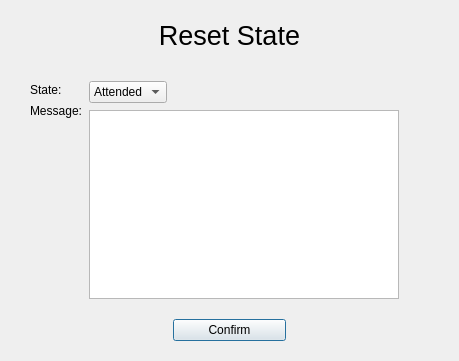
<?xml version="1.0" encoding="UTF-8"?>
<ui version="4.0">
 <class>Dialog</class>
 <widget class="QDialog" name="Dialog">
  <property name="geometry">
   <rect>
    <x>0</x>
    <y>0</y>
    <width>459</width>
    <height>361</height>
   </rect>
  </property>
  <property name="windowTitle">
   <string>Dialog</string>
  </property>
  <layout class="QGridLayout" name="gridLayout">
   <property name="leftMargin">
    <number>30</number>
   </property>
   <property name="topMargin">
    <number>20</number>
   </property>
   <property name="rightMargin">
    <number>30</number>
   </property>
   <property name="bottomMargin">
    <number>20</number>
   </property>
   <item row="0" column="0">
    <layout class="QVBoxLayout" name="verticalLayout_3">
     <property name="spacing">
      <number>20</number>
     </property>
     <property name="topMargin">
      <number>0</number>
     </property>
     <item>
      <widget class="QLabel" name="header_label">
       <property name="font">
        <font>
         <pointsize>20</pointsize>
        </font>
       </property>
       <property name="text">
        <string>Reset State</string>
       </property>
       <property name="alignment">
        <set>Qt::AlignCenter</set>
       </property>
      </widget>
     </item>
     <item>
      <layout class="QHBoxLayout" name="horizontalLayout_2">
       <property name="spacing">
        <number>7</number>
       </property>
       <property name="topMargin">
        <number>10</number>
       </property>
       <item>
        <layout class="QVBoxLayout" name="verticalLayout">
         <property name="topMargin">
          <number>2</number>
         </property>
         <item>
          <widget class="QLabel" name="label_2">
           <property name="sizePolicy">
            <sizepolicy hsizetype="Fixed" vsizetype="Preferred">
             <horstretch>0</horstretch>
             <verstretch>0</verstretch>
            </sizepolicy>
           </property>
           <property name="text">
            <string>State:</string>
           </property>
          </widget>
         </item>
         <item>
          <widget class="QLabel" name="label_3">
           <property name="text">
            <string>Message:</string>
           </property>
           <property name="alignment">
            <set>Qt::AlignLeading|Qt::AlignLeft|Qt::AlignTop</set>
           </property>
          </widget>
         </item>
         <item>
          <spacer name="verticalSpacer">
           <property name="orientation">
            <enum>Qt::Vertical</enum>
           </property>
           <property name="sizeHint" stdset="0">
            <size>
             <width>20</width>
             <height>40</height>
            </size>
           </property>
          </spacer>
         </item>
        </layout>
       </item>
       <item>
        <layout class="QVBoxLayout" name="verticalLayout_2">
         <property name="rightMargin">
          <number>30</number>
         </property>
         <item>
          <layout class="QHBoxLayout" name="horizontalLayout">
           <item>
            <widget class="QComboBox" name="comboBox">
             <property name="sizePolicy">
              <sizepolicy hsizetype="Fixed" vsizetype="Fixed">
               <horstretch>0</horstretch>
               <verstretch>0</verstretch>
              </sizepolicy>
             </property>
             <item>
              <property name="text">
               <string>Attended</string>
              </property>
             </item>
             <item>
              <property name="text">
               <string>Absent</string>
              </property>
             </item>
            </widget>
           </item>
           <item>
            <spacer name="horizontalSpacer_2">
             <property name="orientation">
              <enum>Qt::Horizontal</enum>
             </property>
             <property name="sizeHint" stdset="0">
              <size>
               <width>40</width>
               <height>20</height>
              </size>
             </property>
            </spacer>
           </item>
          </layout>
         </item>
         <item>
          <widget class="QTextEdit" name="textEdit"/>
         </item>
        </layout>
       </item>
      </layout>
     </item>
     <item>
      <layout class="QHBoxLayout" name="horizontalLayout_3">
       <property name="spacing">
        <number>7</number>
       </property>
       <property name="leftMargin">
        <number>30</number>
       </property>
       <property name="topMargin">
        <number>0</number>
       </property>
       <property name="rightMargin">
        <number>30</number>
       </property>
       <property name="bottomMargin">
        <number>0</number>
       </property>
       <item>
        <spacer name="horizontalSpacer">
         <property name="orientation">
          <enum>Qt::Horizontal</enum>
         </property>
         <property name="sizeHint" stdset="0">
          <size>
           <width>40</width>
           <height>20</height>
          </size>
         </property>
        </spacer>
       </item>
       <item>
        <widget class="QPushButton" name="pushButton">
         <property name="sizePolicy">
          <sizepolicy hsizetype="MinimumExpanding" vsizetype="Fixed">
           <horstretch>0</horstretch>
           <verstretch>0</verstretch>
          </sizepolicy>
         </property>
         <property name="maximumSize">
          <size>
           <width>300</width>
           <height>16777215</height>
          </size>
         </property>
         <property name="text">
          <string>Confirm</string>
         </property>
        </widget>
       </item>
       <item>
        <spacer name="horizontalSpacer_3">
         <property name="orientation">
          <enum>Qt::Horizontal</enum>
         </property>
         <property name="sizeHint" stdset="0">
          <size>
           <width>40</width>
           <height>20</height>
          </size>
         </property>
        </spacer>
       </item>
      </layout>
     </item>
    </layout>
   </item>
  </layout>
 </widget>
 <resources/>
 <connections>
  <connection>
   <sender>pushButton</sender>
   <signal>clicked()</signal>
   <receiver>Dialog</receiver>
   <slot>confirmReset()</slot>
   <hints>
    <hint type="sourcelabel">
     <x>148</x>
     <y>323</y>
    </hint>
    <hint type="destinationlabel">
     <x>152</x>
     <y>401</y>
    </hint>
   </hints>
  </connection>
  <connection>
   <sender>comboBox</sender>
   <signal>currentIndexChanged(QString)</signal>
   <receiver>Dialog</receiver>
   <slot>editState()</slot>
   <hints>
    <hint type="sourcelabel">
     <x>174</x>
     <y>97</y>
    </hint>
    <hint type="destinationlabel">
     <x>481</x>
     <y>64</y>
    </hint>
   </hints>
  </connection>
 </connections>
 <slots>
  <slot>confirmReset()</slot>
  <slot>cancelReset()</slot>
  <slot>editState()</slot>
 </slots>
</ui>
